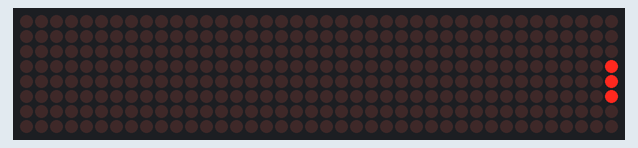
Simulated run of this sketch. Board: Arduino Uno, built with avr-gcc and run on an emulated ATmega328P. On the bench: 40×8 LED matrix.

Above: at 8.68 s.
At 10.29 s:
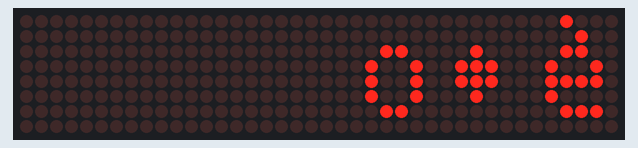
At 14.71 s:
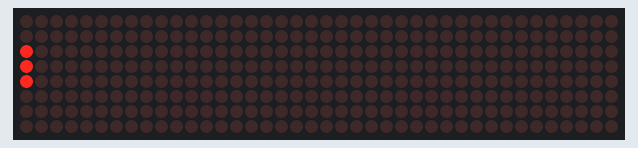
At 26.35 s:
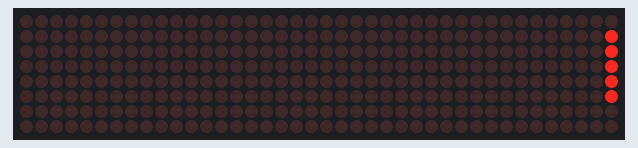
At 33.09 s:
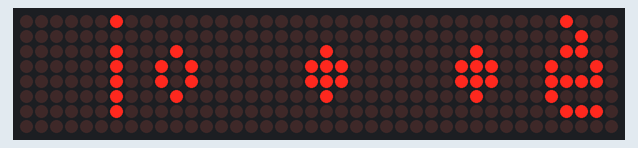
At 39.94 s:
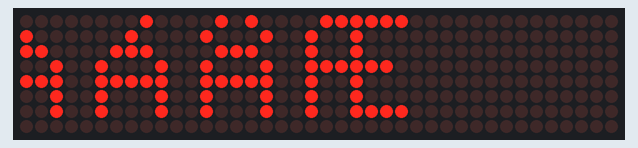

The sketch:

BLUE_MATRIX_Messenger.ino
```cpp
#include <MD_MAX72xx.h>
#include <SPI.h>
#include <SoftwareSerial.h>
int bluetoothTx = 2;
int bluetoothRx = 3;
SoftwareSerial bluetooth(bluetoothTx,bluetoothRx);
#define HARDWARE_TYPE MD_MAX72XX::GENERIC_HW
#define PRINT(s, x)
#define PRINTS(x)
#define PRINTD(x)
#define  MAX_DEVICES 5
#define CLK_PIN   6
#define DATA_PIN  5
#define CS_PIN    7
int temp = 0;
int i = 0;
char str[32];
char inChar[32];
MD_MAX72XX mx = MD_MAX72XX(HARDWARE_TYPE, DATA_PIN, CLK_PIN, CS_PIN, MAX_DEVICES);
#define  DELAYTIME  100
void scrollText(char *p)
{
  uint8_t charWidth;
  uint8_t cBuf[32];  // this should be ok for all built-in fonts
  PRINTS("\nScrolling text");
  mx.clear();
  while (*p != '\n')
  {
    charWidth = mx.getChar(*p++, sizeof(cBuf) / sizeof(cBuf[0]), cBuf);
    for (uint8_t i = 0; i < charWidth + 1; i++)
    {
      mx.transform(MD_MAX72XX::TSL);
      if (i < charWidth)
        mx.setColumn(0, cBuf[i]);
      delay(DELAYTIME);
    }}}
void(* resetFunc) (void) = 0;
void setup() {

  Serial.begin(9600);
  bluetooth.begin(9600);
  mx.begin();
  delay(5000);
  bluetooth.println("<System Ready>");
 }
void loop() {
  bluetoothMess();
  if (temp == 1)
  {
    check();
    temp = 0;
    i = 0;
  }
  scrollText(str);
  delay(1000);
}
void bluetoothMess()
{
  while (bluetooth.available())
  {
    if (bluetooth.find("["))
    {
      memset(str, 0, sizeof str);
      while (bluetooth.available())
      {
        char inChar = bluetooth.read();
        if (inChar == ']')
        {
          temp = 1;
          return;
        }
        else
          str[i++] = inChar;
      }}}}
void check()
{
Serial.println(str);
bluetooth.println(str);
}
```
